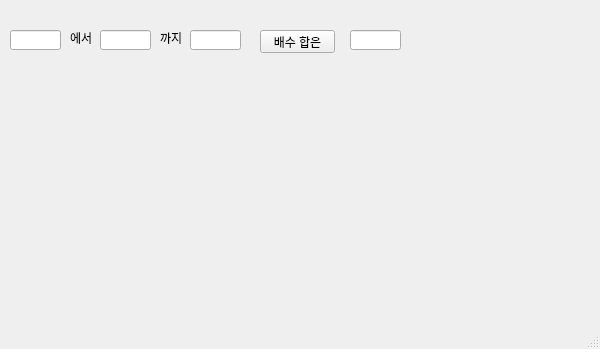
<?xml version="1.0" encoding="UTF-8"?>
<ui version="4.0">
 <class>MainWindow</class>
 <widget class="QMainWindow" name="MainWindow">
  <property name="geometry">
   <rect>
    <x>0</x>
    <y>0</y>
    <width>600</width>
    <height>349</height>
   </rect>
  </property>
  <property name="windowTitle">
   <string>MainWindow</string>
  </property>
  <widget class="QWidget" name="centralwidget">
   <widget class="QLineEdit" name="le01">
    <property name="geometry">
     <rect>
      <x>10</x>
      <y>30</y>
      <width>51</width>
      <height>20</height>
     </rect>
    </property>
   </widget>
   <widget class="QLineEdit" name="le02">
    <property name="geometry">
     <rect>
      <x>100</x>
      <y>30</y>
      <width>51</width>
      <height>20</height>
     </rect>
    </property>
   </widget>
   <widget class="QLineEdit" name="le03">
    <property name="geometry">
     <rect>
      <x>190</x>
      <y>30</y>
      <width>51</width>
      <height>20</height>
     </rect>
    </property>
   </widget>
   <widget class="QLineEdit" name="le04">
    <property name="geometry">
     <rect>
      <x>350</x>
      <y>30</y>
      <width>51</width>
      <height>20</height>
     </rect>
    </property>
   </widget>
   <widget class="QLabel" name="lbl1">
    <property name="geometry">
     <rect>
      <x>70</x>
      <y>30</y>
      <width>31</width>
      <height>16</height>
     </rect>
    </property>
    <property name="text">
     <string>에서</string>
    </property>
   </widget>
   <widget class="QLabel" name="lbl2">
    <property name="geometry">
     <rect>
      <x>160</x>
      <y>30</y>
      <width>31</width>
      <height>16</height>
     </rect>
    </property>
    <property name="text">
     <string>까지</string>
    </property>
   </widget>
   <widget class="QPushButton" name="pb">
    <property name="geometry">
     <rect>
      <x>260</x>
      <y>30</y>
      <width>75</width>
      <height>23</height>
     </rect>
    </property>
    <property name="text">
     <string>배수 합은</string>
    </property>
   </widget>
  </widget>
  <widget class="QMenuBar" name="menubar">
   <property name="geometry">
    <rect>
     <x>0</x>
     <y>0</y>
     <width>600</width>
     <height>21</height>
    </rect>
   </property>
  </widget>
  <widget class="QStatusBar" name="statusbar"/>
 </widget>
 <resources/>
 <connections/>
</ui>
